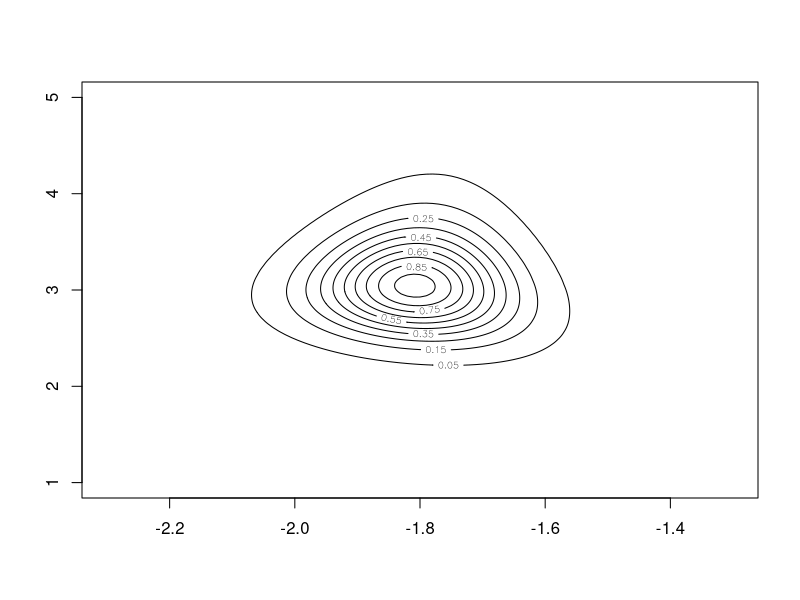

This figure's R source:
# y: The number of tumor-emerging rats in group;
# n: The number of total rats in group
rat.y <- c(0,0,0,0,0,0,0,0,0,0,0,0,0,0,1,1,1,1,1,1,1,1,2,2,2,2,2,2,2,2,
           2,1,5,2,5,3,2,7,7,3,3,2,9,10,4,4,4,4,4,4,
           4,10,4,4,4,5,11,12,5,5,6,5,6,6,6,6,16,15,15,9)
rat.n <- c(20,20,20,20,20,20,20,19,19,19,19,18,18,17,20,20,20,20,19,19,
           18,18,25,24,23,20,20,20,20,20,20,10,49,19,46,27,17,49,47,20,
           20,13,48,50,20,20,20,20,20,20,20,48,19,19,19,22,46,49,20,20,
           23,19,22,20,20,20,52,47,46,24)
logpost4 <- function(u, v) {a <- exp(u+v)/(exp(u)+1);
b <- exp(v)/(exp(u) + 1);
J <- length(rat.y); # Number of data
logp_a <- dunif(a , min = 0 , max = 40 , log = TRUE);
logp_b <- dunif(b , min = 0 , max = 100 , log = TRUE);
log_prior <- logp_a + logp_b;
x <- J * (lgamma(a + b) - lgamma(a) - lgamma(b)) + log(a) + log(b) + log_prior;
for (i in (1:J)){
  x <- x + lgamma(a + rat.y[i]) + lgamma(b + rat.n[i] - rat.y[i]) - 
    lgamma(a + b + rat.n[i]) # Adding likelihood
}
x # Return log p(theta, phi | y)
}
# Generate grid sampling
x4 <- c(-230:-130)/100 # set the grid values of u
y4 <- c(100:500)/100 # set the grid values of v
# evaluate grid
z <- outer(x4,y4,logpost4) # evaluate the key part of the log posterior p(u,v|y) for each grid (u,v)
# exponentiate log posterior (set maximum to be one)
z2 <- exp(z- max(z)) # transfer log posterior into posterior (the joint posterior)
contour(x4,y4,z2,levels=c(0.05,0.15,0.25,0.35,0.45,0.55,0.65,0.75,0.85,0.95))
